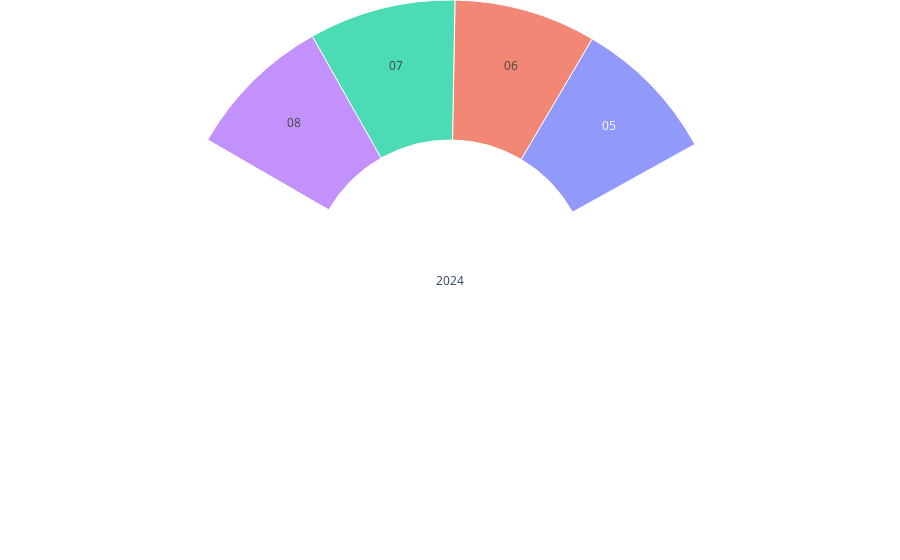

Notebook source saved alongside this figure:
### Code cell
yeard = dict(labels=[str(year.year)] + [str(m.month) for m in year[4:8]],
             parents=[""] + [str(year.year)] * len(year[4:8]),
             values=[366] + [len(m) for m in year[4:8]]
            )
sbfig =go.Figure(go.Sunburst(
    labels=yeard["labels"],
    parents=yeard["parents"],
    values=yeard["values"],
    sort=False,
    rotation=model.to_theta(year[4][0].datetime())-90,
    branchvalues="total",
))
# Update layout for tight margin
# See https://plotly.com/python/creating-and-updating-figures/
sbfig.update_layout(margin = dict(t=0, l=0, r=0, b=0))

sbfig.show()

### Figure 1 — Plotly figure (JSON) as saved in the notebook; plotly's stock layout.template omitted (floating-point values rounded to 4 significant figures)
{"data": [{"branchvalues": "total", "labels": ["2024", "05", "06", "07", "08"], "parents": ["", "2024", "2024", "2024", "2024"], "rotation": 28.98, "sort": false, "type": "sunburst", "values": [366, 31, 30, 31, 31]}], "layout": {"autosize": true, "margin": {"b": 0, "l": 0, "r": 0, "t": 0}}}
